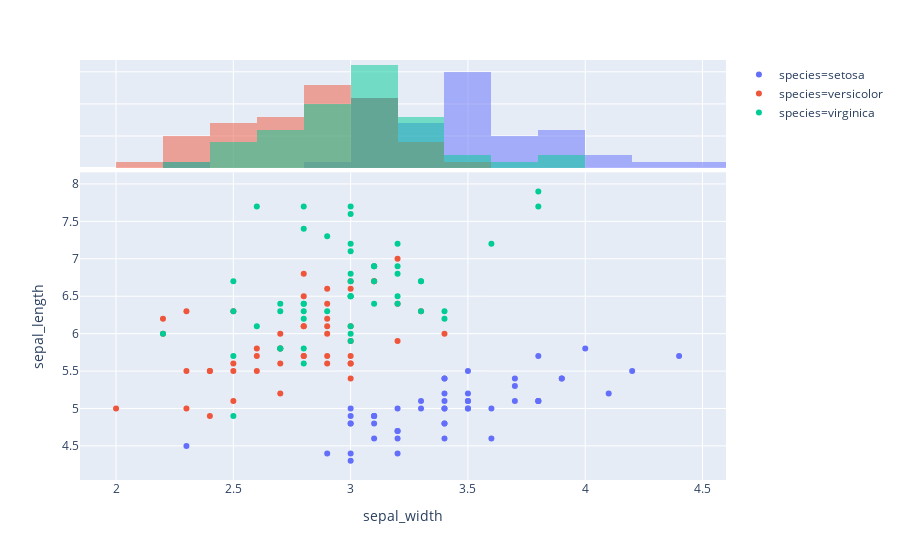

The cell this chart's notebook holds for it:
### Code cell
fig = px.scatter(df, x='sepal_width', y='sepal_length', color='species', marginal_x='histogram')
fig.show()

### Figure 1 — Plotly figure (JSON) as saved in the notebook; plotly's stock layout.template omitted (floating-point values rounded to 4 significant figures)
{"data": [{"hoverlabel": {"namelength": 0}, "hovertemplate": "species=setosa<br>sepal_width=%{x}<br>sepal_length=%{y}", "legendgroup": "species=setosa", "marker": {"color": "#636efa", "symbol": "circle"}, "mode": "markers", "name": "species=setosa", "showlegend": true, "type": "scatter", "x": [3.5, 3, 3.2, 3.1, 3.6, 3.9, 3.4, 3.4, 2.9, 3.1, 3.7, 3.4, 3, 3, 4, 4.4, 3.9, 3.5, 3.8, 3.8, 3.4, 3.7, 3.6, 3.3, 3.4, 3, 3.4, 3.5, 3.4, 3.2, 3.1, 3.4, 4.1, 4.2, 3.1, 3.2, 3.5, 3.1, 3, 3.4, 3.5, 2.3, 3.2, 3.5, 3.8, 3, 3.8, 3.2, 3.7, 3.3], "xaxis": "x", "y": [5.1, 4.9, 4.7, 4.6, 5, 5.4, 4.6, 5, 4.4, 4.9, 5.4, 4.8, 4.8, 4.3, 5.8, 5.7, 5.4, 5.1, 5.7, 5.1, 5.4, 5.1, 4.6, 5.1, 4.8, 5, 5, 5.2, 5.2, 4.7, 4.8, 5.4, 5.2, 5.5, 4.9, 5, 5.5, 4.9, 4.4, 5.1, 5, 4.5, 4.4, 5, 5.1, 4.8, 5.1, 4.6, 5.3, 5], "yaxis": "y"}, {"alignmentgroup": "True", "bingroup": "x", "hoverlabel": {"namelength": 0}, "hovertemplate": "species=setosa<br>sepal_width=%{x}<br>count=%{y}", "legendgroup": "species=setosa", "marker": {"color": "#636efa"}, "name": "species=setosa", "offsetgroup": "species=setosa", "opacity": 0.5, "showlegend": false, "type": "histogram", "x": [3.5, 3, 3.2, 3.1, 3.6, 3.9, 3.4, 3.4, 2.9, 3.1, 3.7, 3.4, 3, 3, 4, 4.4, 3.9, 3.5, 3.8, 3.8, 3.4, 3.7, 3.6, 3.3, 3.4, 3, 3.4, 3.5, 3.4, 3.2, 3.1, 3.4, 4.1, 4.2, 3.1, 3.2, 3.5, 3.1, 3, 3.4, 3.5, 2.3, 3.2, 3.5, 3.8, 3, 3.8, 3.2, 3.7, 3.3], "xaxis": "x2", "yaxis": "y2"}, {"hoverlabel": {"namelength": 0}, "hovertemplate": "species=versicolor<br>sepal_width=%{x}<br>sepal_length=%{y}", "legendgroup": "species=versicolor", "marker": {"color": "#EF553B", "symbol": "circle"}, "mode": "markers", "name": "species=versicolor", "showlegend": true, "type": "scatter", "x": [3.2, 3.2, 3.1, 2.3, 2.8, 2.8, 3.3, 2.4, 2.9, 2.7, 2, 3, 2.2, 2.9, 2.9, 3.1, 3, 2.7, 2.2, 2.5, 3.2, 2.8, 2.5, 2.8, 2.9, 3, 2.8, 3, 2.9, 2.6, 2.4, 2.4, 2.7, 2.7, 3, 3.4, 3.1, 2.3, 3, 2.5, 2.6, 3, 2.6, 2.3, 2.7, 3, 2.9, 2.9, 2.5, 2.8], "xaxis": "x", "y": [7, 6.4, 6.9, 5.5, 6.5, 5.7, 6.3, 4.9, 6.6, 5.2, 5, 5.9, 6, 6.1, 5.6, 6.7, 5.6, 5.8, 6.2, 5.6, 5.9, 6.1, 6.3, 6.1, 6.4, 6.6, 6.8, 6.7, 6, 5.7, 5.5, 5.5, 5.8, 6, 5.4, 6, 6.7, 6.3, 5.6, 5.5, 5.5, 6.1, 5.8, 5, 5.6, 5.7, 5.7, 6.2, 5.1, 5.7], "yaxis": "y"}, {"alignmentgroup": "True", "bingroup": "x", "hoverlabel": {"namelength": 0}, "hovertemplate": "species=versicolor<br>sepal_width=%{x}<br>count=%{y}", "legendgroup": "species=versicolor", "marker": {"color": "#EF553B"}, "name": "species=versicolor", "offsetgroup": "species=versicolor", "opacity": 0.5, "showlegend": false, "type": "histogram", "x": [3.2, 3.2, 3.1, 2.3, 2.8, 2.8, 3.3, 2.4, 2.9, 2.7, 2, 3, 2.2, 2.9, 2.9, 3.1, 3, 2.7, 2.2, 2.5, 3.2, 2.8, 2.5, 2.8, 2.9, 3, 2.8, 3, 2.9, 2.6, 2.4, 2.4, 2.7, 2.7, 3, 3.4, 3.1, 2.3, 3, 2.5, 2.6, 3, 2.6, 2.3, 2.7, 3, 2.9, 2.9, 2.5, 2.8], "xaxis": "x2", "yaxis": "y2"}, {"hoverlabel": {"namelength": 0}, "hovertemplate": "species=virginica<br>sepal_width=%{x}<br>sepal_length=%{y}", "legendgroup": "species=virginica", "marker": {"color": "#00cc96", "symbol": "circle"}, "mode": "markers", "name": "species=virginica", "showlegend": true, "type": "scatter", "x": [3.3, 2.7, 3, 2.9, 3, 3, 2.5, 2.9, 2.5, 3.6, 3.2, 2.7, 3, 2.5, 2.8, 3.2, 3, 3.8, 2.6, 2.2, 3.2, 2.8, 2.8, 2.7, 3.3, 3.2, 2.8, 3, 2.8, 3, 2.8, 3.8, 2.8, 2.8, 2.6, 3, 3.4, 3.1, 3, 3.1, 3.1, 3.1, 2.7, 3.2, 3.3, 3, 2.5, 3, 3.4, 3], "xaxis": "x", "y": [6.3, 5.8, 7.1, 6.3, 6.5, 7.6, 4.9, 7.3, 6.7, 7.2, 6.5, 6.4, 6.8, 5.7, 5.8, 6.4, 6.5, 7.7, 7.7, 6, 6.9, 5.6, 7.7, 6.3, 6.7, 7.2, 6.2, 6.1, 6.4, 7.2, 7.4, 7.9, 6.4, 6.3, 6.1, 7.7, 6.3, 6.4, 6, 6.9, 6.7, 6.9, 5.8, 6.8, 6.7, 6.7, 6.3, 6.5, 6.2, 5.9], "yaxis": "y"}, {"alignmentgroup": "True", "bingroup": "x", "hoverlabel": {"namelength": 0}, "hovertemplate": "species=virginica<br>sepal_width=%{x}<br>count=%{y}", "legendgroup": "species=virginica", "marker": {"color": "#00cc96"}, "name": "species=virginica", "offsetgroup": "species=virginica", "opacity": 0.5, "showlegend": false, "type": "histogram", "x": [3.3, 2.7, 3, 2.9, 3, 3, 2.5, 2.9, 2.5, 3.6, 3.2, 2.7, 3, 2.5, 2.8, 3.2, 3, 3.8, 2.6, 2.2, 3.2, 2.8, 2.8, 2.7, 3.3, 3.2, 2.8, 3, 2.8, 3, 2.8, 3.8, 2.8, 2.8, 2.6, 3, 3.4, 3.1, 3, 3.1, 3.1, 3.1, 2.7, 3.2, 3.3, 3, 2.5, 3, 3.4, 3], "xaxis": "x2", "yaxis": "y2"}], "layout": {"barmode": "overlay", "legend": {"tracegroupgap": 0}, "margin": {"t": 60}, "xaxis": {"anchor": "y", "domain": [0, 1], "title": {"text": "sepal_width"}}, "xaxis2": {"anchor": "y2", "domain": [0, 1], "matches": "x", "showgrid": true, "showticklabels": false}, "yaxis": {"anchor": "x", "domain": [0, 0.7326], "title": {"text": "sepal_length"}}, "yaxis2": {"anchor": "x2", "domain": [0.7426, 1], "matches": "y2", "showgrid": true, "showline": false, "showticklabels": false, "ticks": ""}}}
